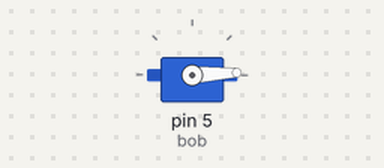
Simulated run of this sketch. Board: Arduino Uno, built with avr-gcc and run on an emulated ATmega328P. Parts: servo.

Above: at 0.05 s.
At 0.9 s:
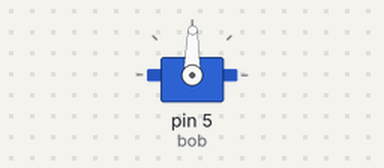
At 1.75 s:
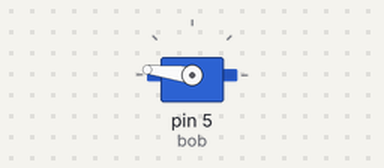
At 3.45 s:
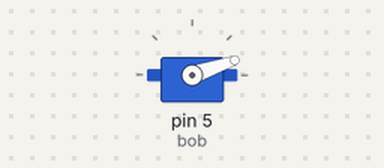
Timing chart, 0 to 8.3 s (numbered marks = the images above):
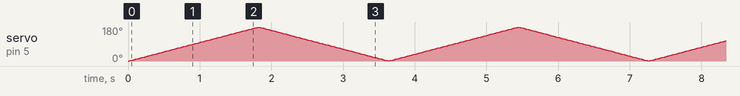

The sketch:

IntermediateServo.ino
```cpp
#include <Servo.h>
Servo bob;
void setup() {
  bob.attach(5);
}

void loop() {
  for (int i=0; i<180; i++) {
    bob.write(i);
    delay(10);
  }
  for (int i=180; i>0; i--) {
    bob.write(i);
    delay(10);
  }
}
```
